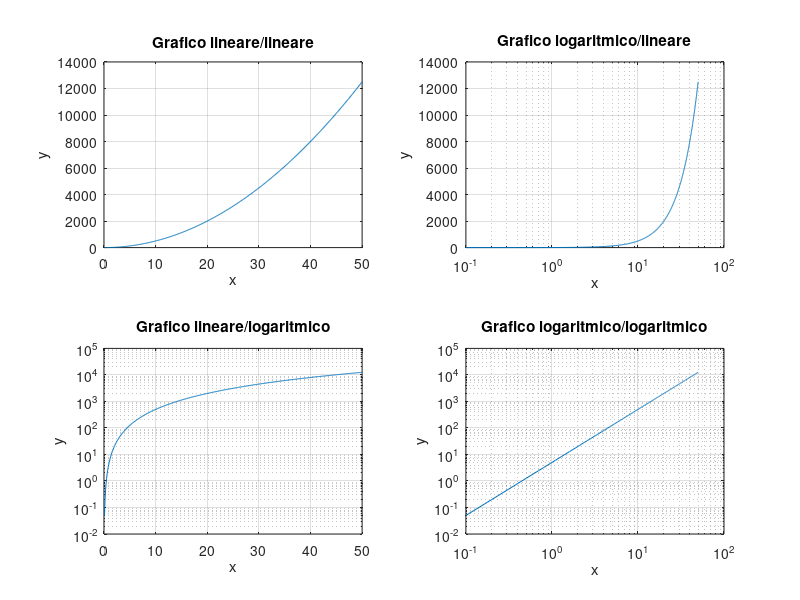

Here is the MATLAB script that generated this plot:
% Esempio di grafici in scala logaritmica
%
% M. Scarpiniti (Dip. DIET - Sapienza Università di Roma)

x = 0:0.1:50;
y = 5*x.^2;
subplot(2,2,1);
plot(x, y);
grid on;
title('Grafico lineare/lineare');
xlabel('x');
ylabel('y');

subplot(2,2,2);
semilogx(x, y);
grid on;
title('Grafico logaritmico/lineare');
xlabel('x');
ylabel('y');

subplot(2,2,3);
semilogy(x, y);
grid on;
title('Grafico lineare/logaritmico');
xlabel('x');
ylabel('y');

subplot(2,2,4);
loglog(x, y);
grid on;
title('Grafico logaritmico/logaritmico');
xlabel('x');
ylabel('y');